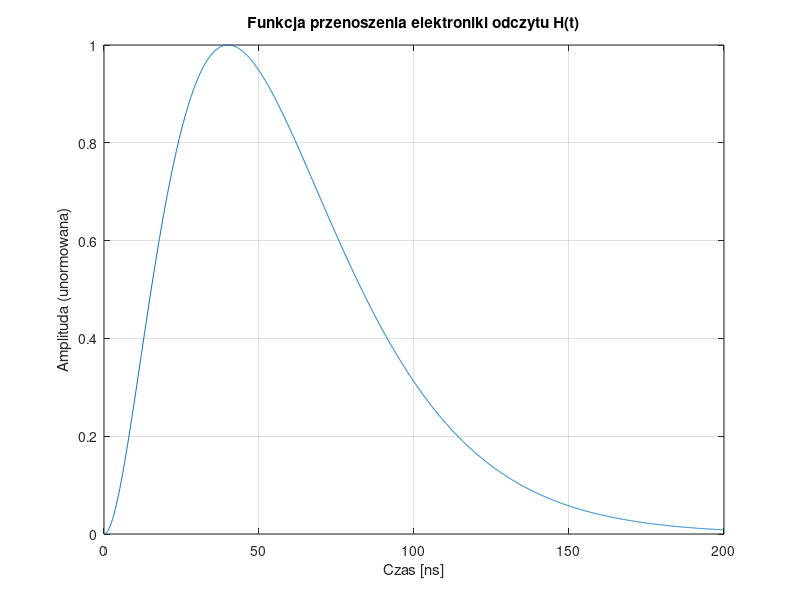
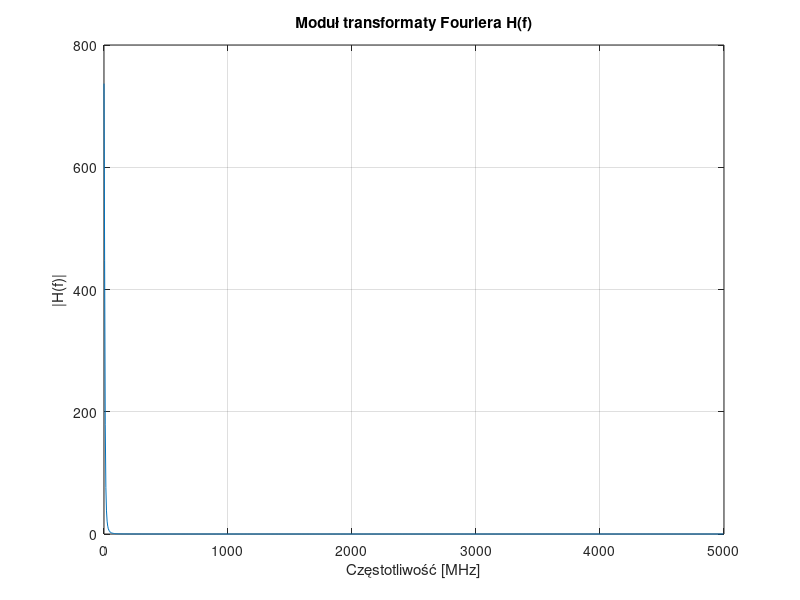
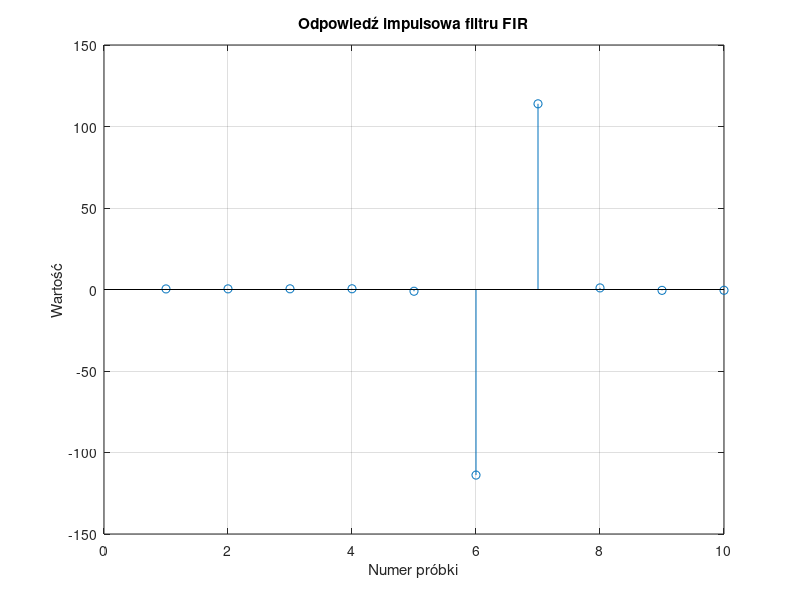
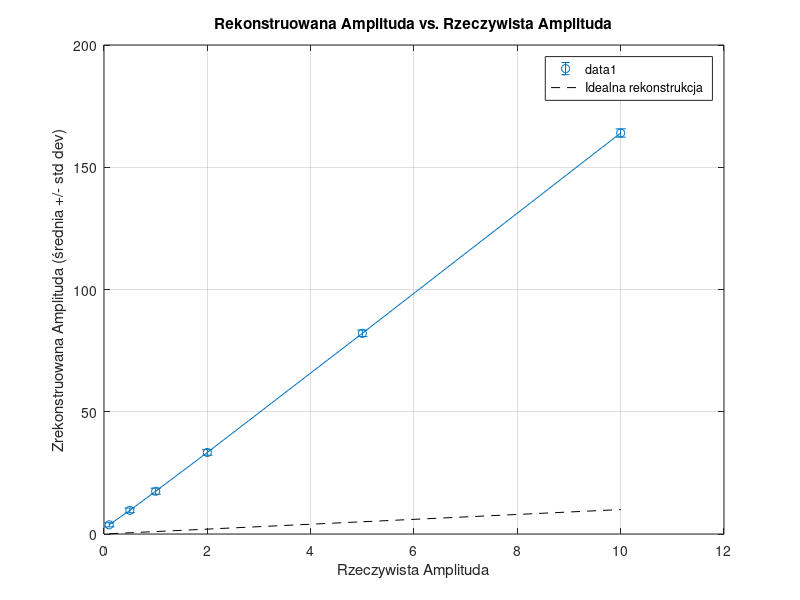

Recreate these plots in MATLAB, in order. (Note: this script raises an error after producing the figures.)
%% 1. Definicja parametrów symulacji

clear; close all; clc;

% Czas symulacji
T_sim = 200e-9; % Czas trwania symulacji w sekundach (np. 200 ns)
Fs_analog = 10e9; % Częstotliwość próbkowania dla "ciągłego" sygnału (bardzo wysoka, np. 10 GHz)
dt_analog = 1/Fs_analog;
t_analog = 0:dt_analog:T_sim-dt_analog; % Wektor czasu dla sygnału "ciągłego"

% Parametry sygnału z detektora (delta Kroneckera)
amplitudes = [0.1, 0.5, 1, 2, 5, 10]; % Przykładowe amplitudy ładunku (np. w pC)
num_events_per_amplitude = 100; % Liczba zdarzeń do symulacji dla każdej amplitudy

% Parametry ADC
Fs_adc_range = [50e6, 100e6, 200e6, 500e6]; % Zakres częstotliwości próbkowania ADC (np. od 50 MHz do 500 MHz)
% Dla uproszczenia na początku skupimy się na jednej częstotliwości ADC,
% a potem rozszerzymy analizę na zakres.
Fs_adc_selected = Fs_adc_range(2); % Wybierz jedną do początkowej symulacji

% Parametry szumu
noise_amplitude_rms = 0.01; % RMS szumu (np. w Voltach)


%% 2. Modelowanie Funkcji Przenoszenia Elektroniki Odczytu H(t)
% To jest KLUCZOWY element, który musisz dokładnie określić.
% Poniżej przykład prostej funkcji quasi-gaussowskiej (np. z kaskady CR-RC^n)

% Funkcja CR-RC^n jest często używana do modelowania.
% Przykład dla CR-RC (n=1) lub CR-RC^2 (n=2)
% H(t) = C * (t/tau)^n * exp(-t/tau) dla t >= 0
% Gdzie C jest stałą normalizacyjną, tau to stała czasowa shaping-u.

tau = 20e-9; % Stała czasowa shapera (np. 20 ns)
n_shaper = 2; % Rząd shapera (np. 2 dla CR-RC^2, co daje kształt bardziej zbliżony do Gaussa)

% Definicja H(t)
H_t = zeros(size(t_analog));
valid_indices = t_analog >= 0; % Impuls zaczyna się w t=0
H_t(valid_indices) = (t_analog(valid_indices) / tau).^n_shaper .* exp(-t_analog(valid_indices) / tau);

% Normalizacja H(t) tak, aby maksimum było równe 1 dla danego ładunku (po wzmocnieniu)
% W rzeczywistości amplituda zależy od wzmocnienia, ale dla modelowania możemy ją unormować
% do umownej "jednostki" i potem skalować przez "amplitudy"
[~, max_idx] = max(H_t);
H_t = H_t / H_t(max_idx); % Normalizacja do 1

% Wizualizacja H(t)
figure;
plot(t_analog * 1e9, H_t);
title('Funkcja przenoszenia elektroniki odczytu H(t)');
xlabel('Czas [ns]');
ylabel('Amplituda (unormowana)');
grid on;

% Obliczenie Transformacji Fouriera H(f) dla celów projektowania filtra
% Używamy FFT dla dyskretnego sygnału
H_f_analog = fft(H_t);
f_analog = (0:length(H_t)-1) * Fs_analog / length(H_t); % Wektor częstotliwości

% Wizualizacja |H(f)|
figure;
plot(f_analog(1:floor(length(f_analog)/2))/1e6, abs(H_f_analog(1:floor(length(H_f_analog)/2))));
title('Moduł transformaty Fouriera H(f)');
xlabel('Częstotliwość [MHz]');
ylabel('|H(f)|');
grid on;


%% 6. Projektowanie Filtra Dekonwolucyjnego 1/H(f) (FIR)

% Długość filtra FIR - ma wpływ na dokładność i złożoność
% Dłuższy filtr = lepsze odwzorowanie 1/H(f), ale większe opóźnienie i złożoność
fir_len = 10; % Przykładowa długość filtra FIR (mniejsza niż dla niskich Fs_adc)

% !!!!!!! KLUCZOWY PUNKT: Projektowanie filtra 1/H(f) !!!!!!!
% Bezpośrednie 1./H_f_analog prowadzi do problemów z szumem i niestabilności.
% Musisz zastosować regularyzację lub bardziej zaawansowane techniki.
% Poniżej prosty przykład z progowaniem (truncation) lub filtrem Wienera.

% Metoda 2: Filtr Wienera (bardzo często używana w dekonwolucji)
% G(f) = H*(f) / (|H(f)|^2 + S_n(f)/S_x(f))
% Gdzie S_n(f) to widmowa gęstość mocy szumu, S_x(f) to widmowa gęstość mocy sygnału
% Dla uproszczenia, możemy użyć stałej k jako stosunku szumu do sygnału:
% G(f) = H*(f) / (|H(f)|^2 + k)
% Musisz określić k (power_spectral_density_ratio) na podstawie szumu i sygnału.
% Możemy przyjąć uproszczoną wersję gdzie k jest stałą regularyzacji.

regularization_k = (noise_amplitude_rms)^2 / (max(amplitudes))^2; % Przykład, dostosuj!

H_f_inv_wiener = conj(H_f_analog) ./ (abs(H_f_analog).^2 + regularization_k);

% Przejście do dziedziny czasu - odpowiedź impulsowa filtra FIR
% Używamy IFFT, a następnie skracamy do długości fir_len.
% W tym miejscu możesz również użyć funkcji do projektowania filtrów FIR, np. `fir1`
% ale to wymagałoby określenia pasm przenoszenia/tłumienia.
% Bezpośrednie przejście z dziedziny częstotliwości:

impulse_response_fir_long = ifft(H_f_inv_wiener);
% Centrowanie i skrócenie odpowiedzi impulsowej
% Zwykle chcemy, aby impuls był symetryczny wokół środka dla liniowej fazy
impulse_response_fir = fftshift(impulse_response_fir_long); % Przesunięcie zera częstotliwości
impulse_response_fir = impulse_response_fir(floor(end/2) - floor(fir_len/2) + 1 : floor(end/2) + ceil(fir_len/2));

% Normalizacja filtru (opcjonalnie, ale może pomóc w zachowaniu amplitudy)
impulse_response_fir = real(impulse_response_fir); % Pozbywamy się małych części urojonych

% Wizualizacja odpowiedzi impulsowej filtra FIR
figure;
stem(impulse_response_fir);
title('Odpowiedź impulsowa filtru FIR');
xlabel('Numer próbki');
ylabel('Wartość');
grid on;

%% 3-5, 7. Główna pętla symulacyjna: Generacja, próbkowanie, szum, rekonstrukcja
% Będziemy iterować po różnych amplitudach i częstotliwościach próbkowania ADC

reconstruction_errors_amplitude = zeros(length(amplitudes), 1);
reconstruction_errors_sampling = zeros(length(Fs_adc_range), 1);

% Dla uproszczenia, najpierw analizujemy tylko dla jednej Fs_adc_selected
fprintf('\n--- Symulacja dla Fs_ADC = %.1f MHz ---\n', Fs_adc_selected / 1e6);

mean_reconstructed_amplitudes = zeros(length(amplitudes), 1);
std_reconstructed_amplitudes = zeros(length(amplitudes), 1);

for amp_idx = 1:length(amplitudes)
    current_amplitude = amplitudes(amp_idx);
    reconstructed_amplitudes_for_current_amp = zeros(num_events_per_amplitude, 1);

    for event_idx = 1:num_events_per_amplitude
        % Generacja sygnału "ciągłego" (splot delty z H(t))
        % W idealnym przypadku to po prostu H_t skalowane przez amplitudę
        % Ale jeśli delta byłaby w innym miejscu, należałoby zrobić splot.
        % Tutaj zakładamy, że delta jest w t=0.
        continuous_signal = current_amplitude * H_t;

        % Próbkowanie ADC w losowej fazie
        % Losowe przesunięcie początkowe
        max_shift_samples_analog = floor(Fs_analog / Fs_adc_selected); % Max przesunięcie w próbkach "analogowych"
        random_shift_samples_analog = randi([0, max_shift_samples_analog - 1]);
        
        t_start_adc = t_analog(random_shift_samples_analog + 1);
        t_adc = t_start_adc : (1/Fs_adc_selected) : T_sim;
        
        % Interpolacja sygnału "ciągłego" na punkty próbkowania ADC
        % Użyjemy interp1 dla interpolacji liniowej, lub nearest dla najbliższego sąsiada
        sampled_signal_clean = interp1(t_analog, continuous_signal, t_adc, 'linear', 0);
        
        % Dodanie szumu Gaussa
        sampled_signal_noisy = sampled_signal_clean + noise_amplitude_rms * randn(size(sampled_signal_clean));

        % !!!!!!!! KLUCZOWY PUNKT: Zastosowanie filtru FIR do dekonwolucji !!!!!!!!
        % Funkcja `conv` wykonuje splot.
        % Wynik splotu będzie dłuższy niż sygnał wejściowy.
        % Musimy wybrać odpowiedni fragment, który odpowiada dekonwolucji.
        
        reconstructed_signal_raw = conv(sampled_signal_noisy, impulse_response_fir);
        
        % Znalezienie zrekonstruowanej amplitudy
        % Idealnie, po dekonwolucji powinniśmy otrzymać impuls Diraca (lub jego przybliżenie).
        % Amplituda tego impulsu będzie naszą zrekonstruowaną amplitudą.
        % Szukamy maksimum lub wartości w przewidywanym miejscu impulsu.
        
        % Problem: filtr FIR wprowadza opóźnienie. Należy to uwzględnić.
        % Opóźnienie = (length(impulse_response_fir) - 1) / 2 próbki (dla filtra liniowofazowego)
        
        delay_samples = floor(length(impulse_response_fir) / 2);
        
        % Spróbujmy znaleźć maksimum w pewnym oknie czasowym,
        % lub po prostu weźmy wartość w miejscu, gdzie spodziewamy się delty.
        
        % Znalezienie przybliżonej pozycji "zrekonstruowanej delty"
        % Oryginalny impuls był w okolicy t=0.
        % sampled_signal_noisy zaczyna się od t_start_adc.
        % Po konwolucji z filtrem, szczyt będzie przesunięty.
        
        % W prostym przypadku, jeśli filtrujemy cały sygnał i oczekujemy jeden impuls,
        % możemy szukać globalnego maksimum po pewnym opóźnieniu.
        
        % Przybliżona pozycja szczytu zrekonstruowanego impulsu
        % Jest to bardzo wrażliwy punkt i wymaga precyzyjnego ustawienia.
        % Można estymować szczyt zrekonstruowanego impulsu.
        
        % Dla uproszczenia: weźmy maksimum zrekonstruowanego sygnału po pewnym opóźnieniu.
        % To nie jest idealne, ale daje wstępne wyniki.
        
        [peak_val, peak_idx_raw] = max(reconstructed_signal_raw);
        % Należy uważać na artefakty na początku i końcu.
        % Prawdziwy szczyt powinien być w okolicy t_start_adc + delay_samples / Fs_adc_selected.
        
        % Możliwe jest również dopasowanie do znanej postaci impulsu Diraca po dekonwolucji.
        % Albo, jeśli filtr jest dobrze zaprojektowany, to szczyt 'reconstructed_signal_raw'
        % powinien być blisko faktycznej amplitudy.
        
        % Bardziej zaawansowana metoda: fitowanie impulsu lub szukanie maksimum w oknie
        
        % Na razie weźmy po prostu maksimum (po odrzuceniu początkowych/końcowych artefaktów)
        % Opóźnienie wprowadzone przez filtr FIR powoduje, że szczyt pojawi się później.
        % Sygnał po dekonwolucji powinien wyglądać jak krótki impuls.
        
        % Zakładamy, że szczyt jest w środku użytecznej części sygnału.
        % Długość sygnału po konwolucji: N_in + N_fir - 1
        % Wybieramy fragment odpowiadający oryginalnemu sygnałowi.
        
        reconstructed_signal_aligned = reconstructed_signal_raw(delay_samples + 1 : end - delay_samples);
        if isempty(reconstructed_signal_aligned)
            reconstructed_amplitudes_for_current_amp(event_idx) = 0; % W przypadku błędu
        else
            reconstructed_amplitudes_for_current_amp(event_idx) = max(reconstructed_signal_aligned);
        end
        
    end
    
    mean_reconstructed_amplitudes(amp_idx) = mean(reconstructed_amplitudes_for_current_amp);
    std_reconstructed_amplitudes(amp_idx) = std(reconstructed_amplitudes_for_current_amp);
    
    % Błąd rekonstrukcji dla danej amplitudy (np. odchylenie standardowe zrekonstruowanych wartości)
    % Lub średni błąd bezwzględny / kwadratowy
    reconstruction_errors_amplitude(amp_idx) = std(reconstructed_amplitudes_for_current_amp - current_amplitude);
    fprintf('  Amplituda: %.2f, Średnia zrekonstruowana: %.2f, Std dev: %.4f, Błąd: %.4f\n', ...
            current_amplitude, mean_reconstructed_amplitudes(amp_idx), ...
            std_reconstructed_amplitudes(amp_idx), reconstruction_errors_amplitude(amp_idx));
end

%% 8. Analiza Dokładności Rekonstrukcji w funkcji amplitudy
figure;
errorbar(amplitudes, mean_reconstructed_amplitudes, std_reconstructed_amplitudes, 'o-');
hold on;
plot(amplitudes, amplitudes, 'k--', 'DisplayName', 'Idealna rekonstrukcja');
title('Rekonstruowana Amplituda vs. Rzeczywista Amplituda');
xlabel('Rzeczywista Amplituda');
ylabel('Zrekonstruowana Amplituda (średnia +/- std dev)');
legend('show');
grid on;

figure;
plot(amplitudes, reconstruction_errors_amplitude, 'o-');
title('Błąd Rekonstrukcji (Std Dev) vs. Amplituda');
xlabel('Rzeczywista Amplituda');
ylabel('Błąd Rekonstrukcji (Std Dev)');
grid on;


% --- Rozszerzenie analizy na różne częstotliwości próbkowania ADC ---
fprintf('\n--- Analiza w funkcji częstotliwości próbkowania ADC ---\n');

% Wybieramy jedną, reprezentatywną amplitudę do tej analizy
representative_amplitude = amplitudes(end); % Np. największa amplituda

reconstruction_errors_sampling = zeros(length(Fs_adc_range), 1);
mean_reconstructed_sampling = zeros(length(Fs_adc_range), 1);
std_reconstructed_sampling = zeros(length(Fs_adc_range), 1);

for Fs_idx = 1:length(Fs_adc_range)
    current_Fs_adc = Fs_adc_range(Fs_idx);
    
    reconstructed_amplitudes_for_current_fs = zeros(num_events_per_amplitude, 1);
    
    for event_idx = 1:num_events_per_amplitude
        continuous_signal = representative_amplitude * H_t;
        
        % Próbkowanie ADC w losowej fazie
        max_shift_samples_analog = floor(Fs_analog / current_Fs_adc);
        random_shift_samples_analog = randi([0, max_shift_samples_analog - 1]);
        
        t_start_adc = t_analog(random_shift_samples_analog + 1);
        t_adc = t_start_adc : (1/current_Fs_adc) : T_sim;
        
        sampled_signal_clean = interp1(t_analog, continuous_signal, t_adc, 'linear', 0);
        sampled_signal_noisy = sampled_signal_clean + noise_amplitude_rms * randn(size(sampled_signal_clean));
        
        % Zaprojektuj nowy filtr Wienera dla current_Fs_adc
        % PRZYKŁADOWY, POPRAWNY SPOSÓB PRZEPROWADZENIA TEGO KROKU:
        % 1. Zprobkuj H_t dla current_Fs_adc:
        H_t_sampled_for_current_Fs = interp1(t_analog, H_t, 0:(1/current_Fs_adc):T_sim, 'linear', 0);
                
        % 2. Oblicz H(f) dla tego próbkowania
        H_f_sampled_for_current_Fs = fft(H_t_sampled_for_current_Fs);
                
        % 3. Zaprojektuj nowy filtr Wienera dla current_Fs_adc
        impulse_response_fir_long_current_Fs = ifft(conj(H_f_sampled_for_current_Fs) ./ (abs(H_f_sampled_for_current_Fs).^2 + regularization_k));
        impulse_response_fir_current_Fs = fftshift(impulse_response_fir_long_current_Fs); % Przesunięcie zera częstotliwości
        % Skróć odpowiedź impulsową do długości fir_len
        impulse_response_fir_current_Fs = real(impulse_response_fir_current_Fs(floor(end/2) - floor(fir_len/2) + 1 : floor(end/2) + ceil(fir_len/2)));

        reconstructed_signal_raw = conv(sampled_signal_noisy, impulse_response_fir_current_Fs);
        
        delay_samples = floor(length(impulse_response_fir_current_Fs) / 2); % Opóźnienie filtra
        reconstructed_signal_aligned = reconstructed_signal_raw(delay_samples + 1 : end - delay_samples);
        
        if isempty(reconstructed_signal_aligned)
            reconstructed_amplitudes_for_current_fs(event_idx) = 0;
        else
            reconstructed_amplitudes_for_current_fs(event_idx) = max(reconstructed_signal_aligned);
        end
        
    end
    
    mean_reconstructed_sampling(Fs_idx) = mean(reconstructed_amplitudes_for_current_fs);
    std_reconstructed_sampling(Fs_idx) = std(reconstructed_amplitudes_for_current_fs);
    reconstruction_errors_sampling(Fs_idx) = std(reconstructed_amplitudes_for_current_fs - representative_amplitude);
    
    fprintf('  Fs_ADC: %.1f MHz, Średnia zrekonstruowana: %.2f, Std dev: %.4f, Błąd: %.4f\n', ...
            current_Fs_adc / 1e6, mean_reconstructed_sampling(Fs_idx), ...
            std_reconstructed_sampling(Fs_idx), reconstruction_errors_sampling(Fs_idx));
end

%% 9. Wizualizacja wyników dla częstotliwości próbkowania
figure;
yyaxis left;
plot(Fs_adc_range/1e6, reconstruction_errors_sampling, 'o-');
ylabel('Błąd Rekonstrukcji (Std Dev)');
yyaxis right;
plot(Fs_adc_range/1e6, std_reconstructed_sampling ./ mean_reconstructed_sampling * 100, 'x-'); % Procentowa rozdzielczość energetyczna
ylabel('Procentowa Rozdzielczość [%]');
title('Błąd Rekonstrukcji vs. Częstotliwość Próbkowania ADC (dla amplitudy %.2f)', representative_amplitude);
xlabel('Częstotliwość Próbkowania ADC [MHz]');
grid on;


%% Dodatkowe wizualizacje (przykładowe)

% Przykład pojedynczego impulsu i jego rekonstrukcji
figure;
subplot(3,1,1);
plot(t_analog * 1e9, continuous_signal);
title('Oryginalny sygnał H(t)');
xlabel('Czas [ns]');
ylabel('Amplituda');
grid on;

subplot(3,1,2);
plot(t_adc * 1e9, sampled_signal_noisy);
title('Próbkowany sygnał z szumem (losowa faza)');
xlabel('Czas [ns]');
ylabel('Amplituda');
grid on;

subplot(3,1,3);
% Czas dla zrekonstruowanego sygnału
t_reconstructed = (0:length(reconstructed_signal_raw)-1) * (1/Fs_adc_selected);
plot(t_reconstructed * 1e9, reconstructed_signal_raw);
hold on;
stem((t_start_adc + (delay_samples * (1/Fs_adc_selected))) * 1e9, max(reconstructed_signal_aligned), 'r*', 'MarkerSize', 10, 'LineWidth', 1.5);
title('Zrekonstruowany sygnał po dekonwolucji');
xlabel('Czas [ns]');
ylabel('Amplituda');
grid on;